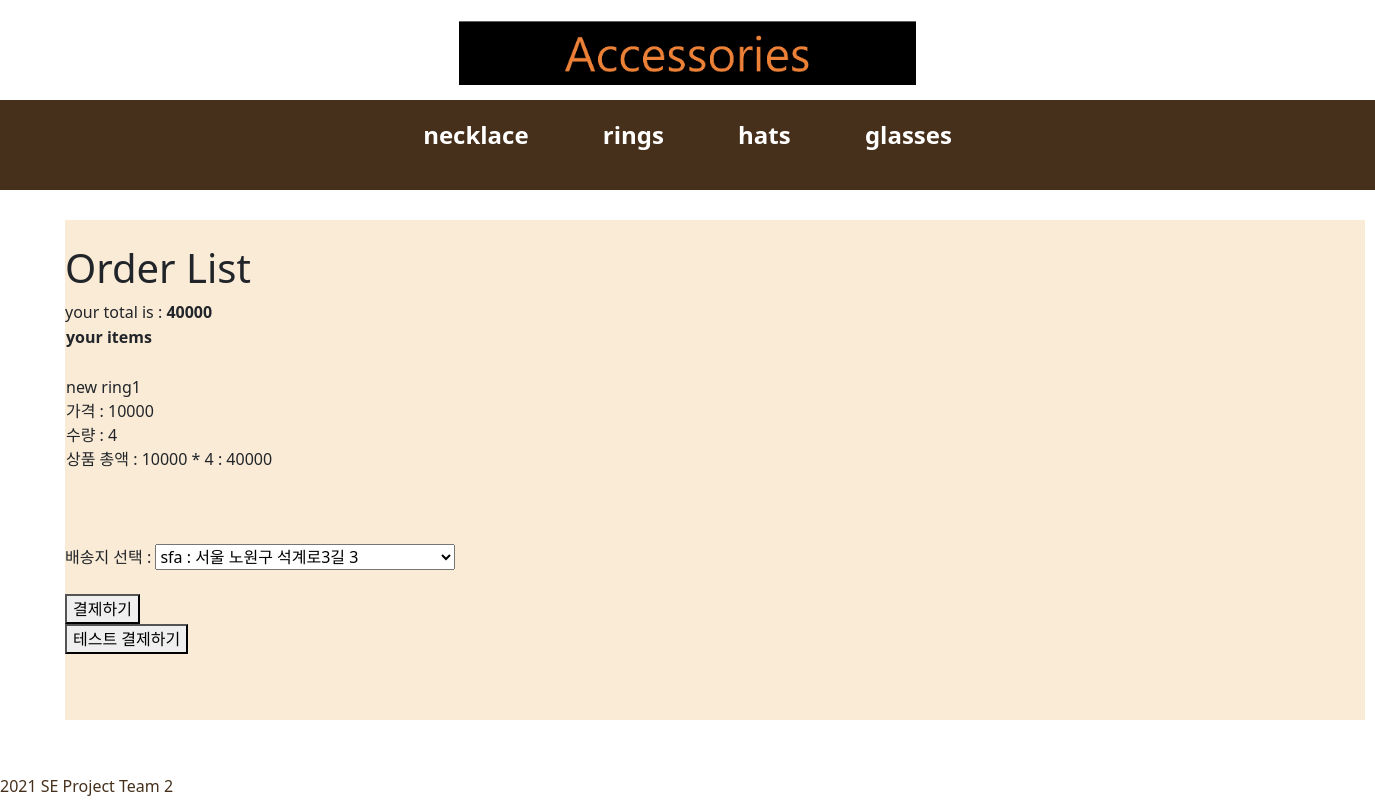
/order/ (signed in), run on the app's committed database.
### cartApp/models.py (models this page shows, shortened)
class CartItem(models.Model):
    product=models.ForeignKey(shop_product, on_delete=models.CASCADE)
    cart=models.ForeignKey(Cart, on_delete=models.CASCADE)
    quantity = models.IntegerField()
    class Meta:
        db_table='cartItem'
    def sub_total(self):
        return self.product.price * self.quantity

### productApp/models.py (models this page shows)
class product(models.Model):
    CATEGORY_CHOICES=(
        ('rings', 'rings'),
        ('glasses', 'glasses'),
        ('hats', 'hats'),
        ('necklace', 'necklace'),
    )
    product_id=models.IntegerField(primary_key=True)
    name=models.CharField(max_length=50)
    thumbnail=models.ImageField(upload_to='thumbnail/', blank=True, null=True)
    price=models.IntegerField()
    description=models.TextField()
    stock=models.IntegerField()
    salesamount=models.IntegerField()
    category=models.CharField(max_length=20, choices=CATEGORY_CHOICES)
    pubDate = models.DateTimeField(default=timezone.now)
    published=models.BooleanField(default=True)
    status = models.IntegerField(
        choices=P_range.CHOICES,
        default=P_range.OPTION_0
    )

### orderApp/views.py (the view)
# urls.py: path('', order_views.order_check, name='order_check'),
def order_check(request, total=0, counter=0, cart_items=None):
    if request.session.get('user_id') is None:
        errorMsg = "로그인 해주세요"
        return render(request, "error.html", {'errorMsg' : errorMsg})
    try:
        user_id=request.session.get('user_id')
        cart=Cart.objects.get(cart_id=user_id)
        cart_items=CartItem.objects.filter(cart=cart)
        for cart_item in cart_items:
            total+=(cart_item.product.price * cart_item.quantity)
            counter += cart_item.quantity
    except ObjectDoesNotExist:
        pass
    uid=request.session.get('user_id')
    get_all=UserAccounts.objects.all()
    get_user=get_all.filter(user_id=uid)
    shippings = address.objects.filter(accounts__in=get_user)
    cart_count=context_processors.counter(request)
    cart_count=int(cart_count)
    count={'cart_count':cart_count}
    return render(request, 'order.html', dict(cart_items=cart_items, total=total, count=count, cart_count=cart_count, shippings=shippings))

### cartApp/context_processors.py (called while the page is built)
def counter(request):
    item_count=0
    if 'admin' in request.path:
        return {}
    else:
        try:
            cart= Cart.objects.filter(cart_id=request.session.get('user_id'))
            cart_items = CartItem.objects.all().filter(cart=cart[:1])
            for cart_item in cart_items:
                item_count+=cart_item.quantity
        except Cart.DoesNotExist:
            item_count=0
    return item_count

### orderApp/templates/order.html (shortened to what this page needs)
{% extends 'base.html' %}
{% block content%}
<section>
    {% if not cart_items %}
        <div>
            <br>
            <h1>
                your shopping cart is empty
            </h1>
            <br>
            <p>
                please click here to continue shopping
            </p>
        </div>
    {% else %}
        <div>
            <br>
            <h1>Order List</h1>
        </div>
        <div>
            <table>
                <thread>
                    <tr>
                        <th>
                            your items
                        </th>
                    </tr>
                </thread>
                <tbody>
                    {% for cart_item in cart_items %}
                    <tr>
                        <td>
                            <br>
                            {{cart_item.product.name}}
                            <br>가격 : {{cart_item.product.price}}
                            <br>수량 : {{cart_item.quantity}}
                            <br>상품 총액 : {{cart_item.product.price}} * {{cart_item.quantity}} : {{cart_item.sub_total}}
                        </td>
                    </tr>
                    {% endfor %}
                    <tr>
                        your total is : <strong>{{total}}</strong>
                    </tr>
                </tbody>
            </table>
            <br><br><br>
            <form action="{% url 'order:pay' %}" method="POST">
                <label>배송지 선택 : </label>
                <select name="address_selec">
                    {% for address in shippings %}
                        <option value={{address.id}}>{{address.title}} : {{address.road_address}}</option>
                    {% endfor %}
                </select>
                <br><br>
                <button type="submit">결제하기</button>
            </form>
            <form action="{% url 'order:pay' %}" method="POST">
                <button type="submit">테스트 결제하기</button>
            </form>
            {% endif %}
        <br><br><br><br>
    </section>
{% endblock %}

### static/css/userMain.css (style rules this page uses)
section { position: absolute; top: 220px; height: 500px; width: 100%; }

### shoppingApp/static/css/login.css (style rules this page uses)
section { position: absolute; top: 220px; height: 500px; width: 1300px; margin-left: 65px; background-color: #FAEBD7; }

### data on the page
CartItem: product.name "new ring1", product.price "10000", quantity "4", sub_total "40000"

### other printed values
{{ total }} "40000"
form field address_selec "sfa : 서울 노원구 석계로3길 3"
